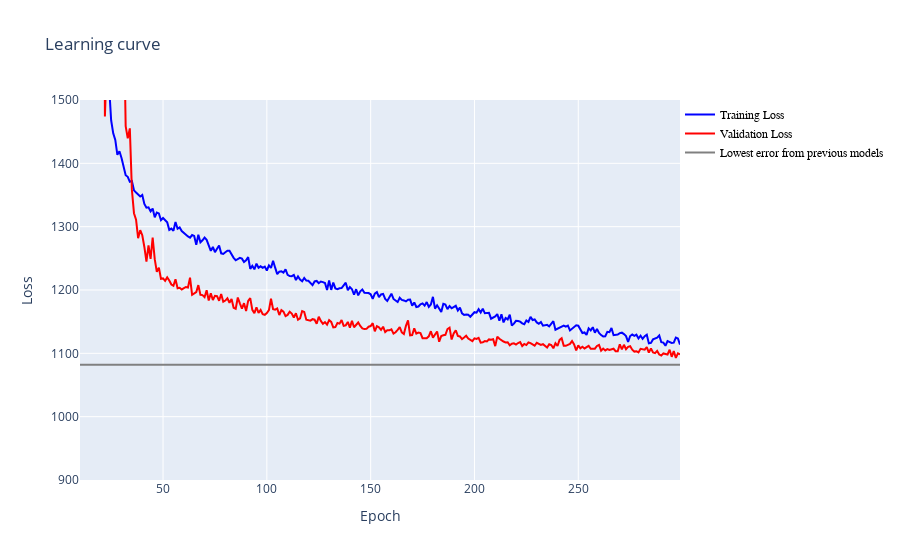

This figure's notebook cell:
### Code cell
DNN_plot_loss(history,starting_epoch=10, previous_val_loss=previous_val_loss)

### Figure 1 — Plotly figure (JSON) as saved in the notebook; plotly's stock layout.template omitted (floating-point values rounded to 4 significant figures; data arrays with more than 128 entries replaced by an {"elided": "..."} marker saying what was removed)
{"data": [{"marker": {"color": "blue", "opacity": 0.5, "size": 5}, "mode": "lines", "name": "Training Loss", "type": "scatter", "x": {"elided": "290 int values"}, "y": {"elided": "290 float values"}}, {"marker": {"color": "red", "opacity": 0.5, "size": 5}, "mode": "lines", "name": "Validation Loss", "type": "scatter", "x": {"elided": "290 int values"}, "y": {"elided": "290 float values"}}, {"marker": {"color": "grey", "size": 5}, "mode": "lines", "name": "Lowest error from previous models", "type": "scatter", "x": {"elided": "290 int values"}, "y": {"elided": "290 float values"}}], "layout": {"legend": {"font": {"color": "black", "family": "sans-serif", "size": 12}, "traceorder": "normal", "x": 1, "y": 1}, "title": {"text": "Learning curve"}, "xaxis": {"range": [10, 299], "title": {"text": "Epoch"}}, "yaxis": {"range": [900, 1500], "title": {"text": "Loss"}}}}
